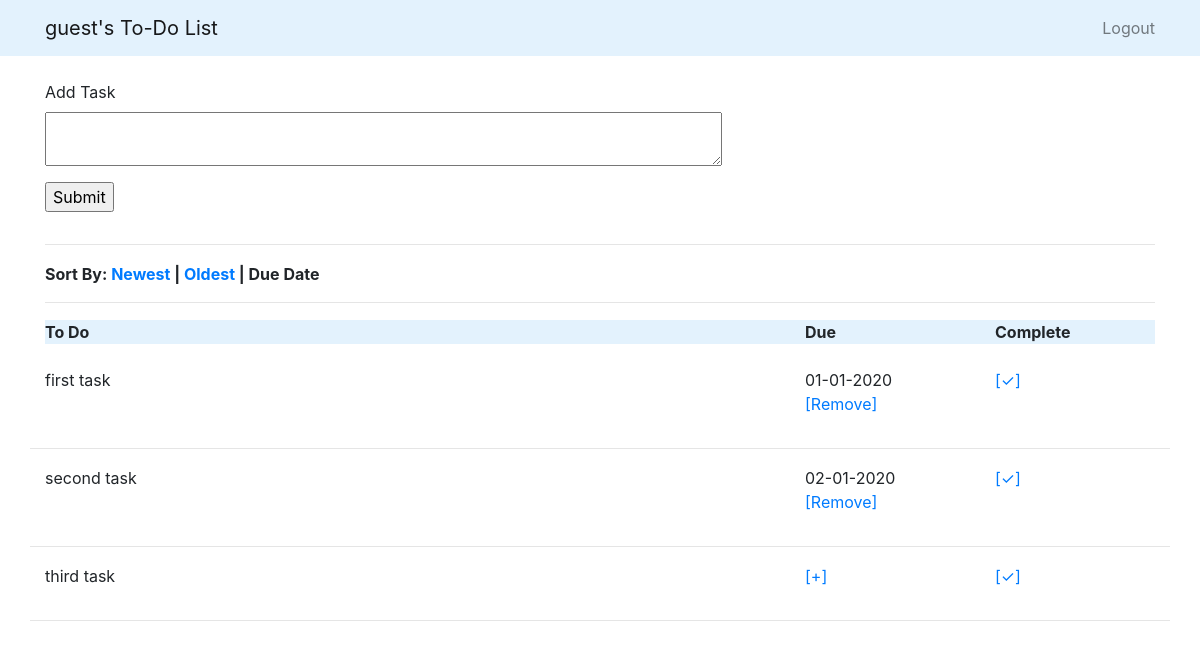
Before: /index (signed in) with the older database file.
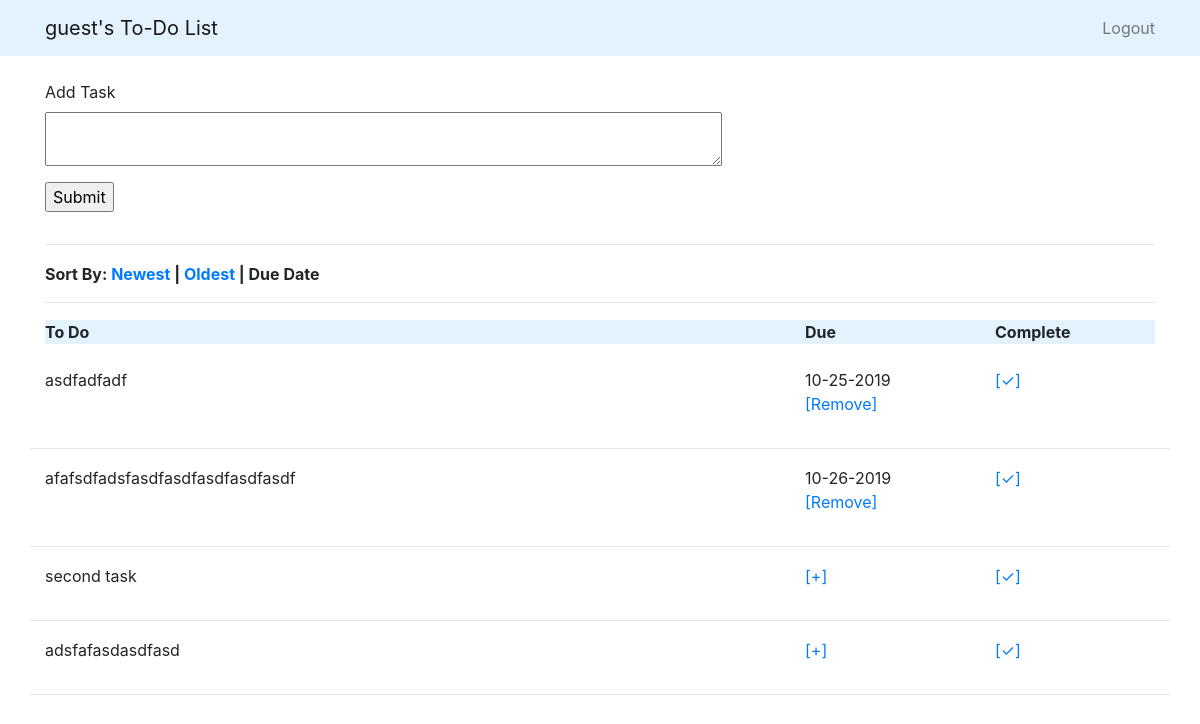
After: the same page with the newer database file.
### app/models.py (models this page shows, shortened)
class User(UserMixin, db.Model):
    id = db.Column(db.Integer, primary_key=True)
    username = db.Column(db.String(64), index=True, unique=True)
    email = db.Column(db.String(120), index=True, unique=True)
    password_hash = db.Column(db.String(128))
    tasks = db.relationship('Task', backref='author', lazy='dynamic')
    view_tasks_by_newest = db.Column(db.Boolean, default=True)
    view_tasks_by_oldest = db.Column(db.Boolean, default=False)
    view_tasks_by_due_date = db.Column(db.Boolean, default=False)
    def get_sorted_view_of_tasks(self):
        user_tasks = Task.query.filter_by(user_id=self.id)
        if self.view_tasks_by_newest:
            return user_tasks.order_by(Task.timestamp.desc()).all()
        elif self.view_tasks_by_oldest:
            return user_tasks.order_by(Task.timestamp).all()
        elif self.view_tasks_by_due_date:
            tasks = user_tasks.order_by(Task.due_date).all() # here tasks is unsorted list
            left = 0
            right = 0
            ''' start with left and right variables at first index of list, traverse with right as leader and left as follower until right reaches a task with a due date, then swap left with right and continue until right reaches the end of the list '''
            while right < len(tasks):
                if tasks[right].due_date == None:
                    right += 1
                else:
                    tasks[left], tasks[right] = tasks[right], tasks[left]
                    left += 1
                    right += 1
            return tasks

class Task(db.Model):
    id = db.Column(db.Integer, primary_key=True)
    body = db.Column(db.String(140))
    timestamp = db.Column(db.DateTime, index=True, default=datetime.utcnow)
    user_id = db.Column(db.Integer, db.ForeignKey('user.id'))
    due_date = db.Column(db.Date, index=True)

### app/routes.py (the view)
@app.route('/', methods=['GET', 'POST'])
@app.route('/index', methods=['GET', 'POST'])
def index():
    if current_user.is_anonymous:
        return render_template('index.html', title='Home')
    ''' else, user is logged in and show users to-do list page with form to add task and list of to-dos '''
    form = TaskForm()
    if form.validate_on_submit():
        task = Task(body=form.task.data, author=current_user)
        db.session.add(task)
        db.session.commit()
        flash(f'You added a to-do task, {current_user.username} ')
        return redirect(url_for('index'))
    user = User.query.filter_by(id=current_user.id).first()
    tasks = user.get_sorted_view_of_tasks()
    return render_template('index.html', title='Home', form=form, tasks=tasks)

### app/forms.py
class TaskForm(FlaskForm):
    task = TextAreaField('Add Task', validators=[Length(max=140)])
    submit = SubmitField('Submit')

### app/models.py (called while the page is built)
@login.user_loader
def load_user(user_id):
    return User.query.get(int(user_id))

### app/templates/index.html
{% extends "base.html" %}
{% block content %}
    {% if current_user.is_anonymous %}
    {% include '_anonymous_user.html' %}
    {% else %}
    {% include '_authenticated_user.html' %}
    {% endif %}
{% endblock content %}

### app/templates/base.html (shortened to what this page needs)
<html>
    <head>
        <link rel="stylesheet" href="https://stackpath.bootstrapcdn.com/bootstrap/4.3.1/css/bootstrap.min.css">
    </head>
    <body>
        <div>
            <nav class="navbar navbar-light" style="background-color:
            #e3f2fd;">
                <div class="container">
                    <div class="navbar-header">
                        {% if current_user.is_anonymous %}
                            <div class="navbar-brand">To-Do List</div>
                        {% else %}
                            <div class="navbar-brand">{{ current_user.username }}'s To-Do List</div>
                        {% endif %}
                    </div>
                    <div class="nav navbar-nav navbar-right">
                    {% if current_user.is_anonymous %}
                        <a class="nav-item nav-link" href="{{ url_for('login') }}">Login</a>
                    {% else %}
                        <a class="nav-item nav-link" href="{{ url_for('logout') }}">Logout</a>
                    {% endif %}
                    </div>
                </div>
            </nav>
            <br>
        </div>
        <div class="container">
            {% block content %}
            {% endblock content %}
        </div>
    </body>
</html>

### app/templates/_authenticated_user.html (shortened to what this page needs)
<div class="row">
    <div class="col-md-4">
        <form action="" method="post">
            <p>
                {{ form.task.label }}<br>
                {{ form.task(cols=64, rows=2) }}<br>
            </p>
            <p>{{ form.submit() }}</p>
        </form>
    </div>
</div>
<hr style="width: 100%; color: black; height: 1px; background-color:&9B9999;"/>
<b>
Sort By:
{% if current_user.view_tasks_by_newest %}
    Newest |
    <a href="{{ url_for('oldest') }}">Oldest</a> |
    <a href="{{ url_for('view_by_due_date') }}">Due Date</a>
{% elif current_user.view_tasks_by_oldest %}
    <a href="{{ url_for('newest') }}">Newest</a> |
    Oldest |
    <a href="{{ url_for('view_by_due_date') }}"> Due Date</a>
{% elif current_user.view_tasks_by_due_date %}
    <a href="{{ url_for('newest') }}">Newest</a> |
    <a href="{{ url_for('oldest') }}">Oldest</a> |
    Due Date
{% endif %}
</b>
<hr style="width: 100%; color: black; height: 1px; background-color:&9B9999;" />
<div class = "panel panel-default" style="background-color:#e3f2fd;">
    <div class="row">
        <div class="col-md-8"><b>To Do</b></div>
        <div class="col-md-2"><b>Due</b></div>
        <div class="col-md-2"><b>Complete</b></div>
    </div>
</div>
    <br>
{% for task in tasks %}
<div class="row">
    <div class="col-md-8">
        <p>
            {{ task.body }}<br>
        </p>
    </div>
    <div class="col-md-2">
        <p>
        {% if task.due_date %}
        {{ task.due_date.strftime('%m-%d-%Y') }}
        <a href="{{ url_for('remove_due_date', task_id=task.id) }}">[Remove]</a>
        {% else %}
        <a href="{{ url_for('set_due_date', task_id=task.id) }}">[+]</a>
        {% endif %}
        </p>
    </div>
    <div class="col-md-2">
        <p>
        <a href="{{ url_for('delete_task', task_id=task.id) }}">[&#10003;]</a>
        </p>
    </div>
    <hr style="width: 100%; color: black; height: 1px; background-color:&9B9999;"/>
</div>
{% endfor %}

Changed rows visible on the page:
removed Task: body "first task", due_date "01-01-2020"
removed Task: body "third task"
added Task: body "asdfadfadf", due_date "10-25-2019"
added Task: body "afafsdfadsfasdfasdfasdfasdfasdf", due_date "10-26-2019"
changed Task "second task": due_date "02-01-2020" → (not shown); due_date "[Remove]" → "[+]"
added Task: body "adsfafasdasdfasd"
